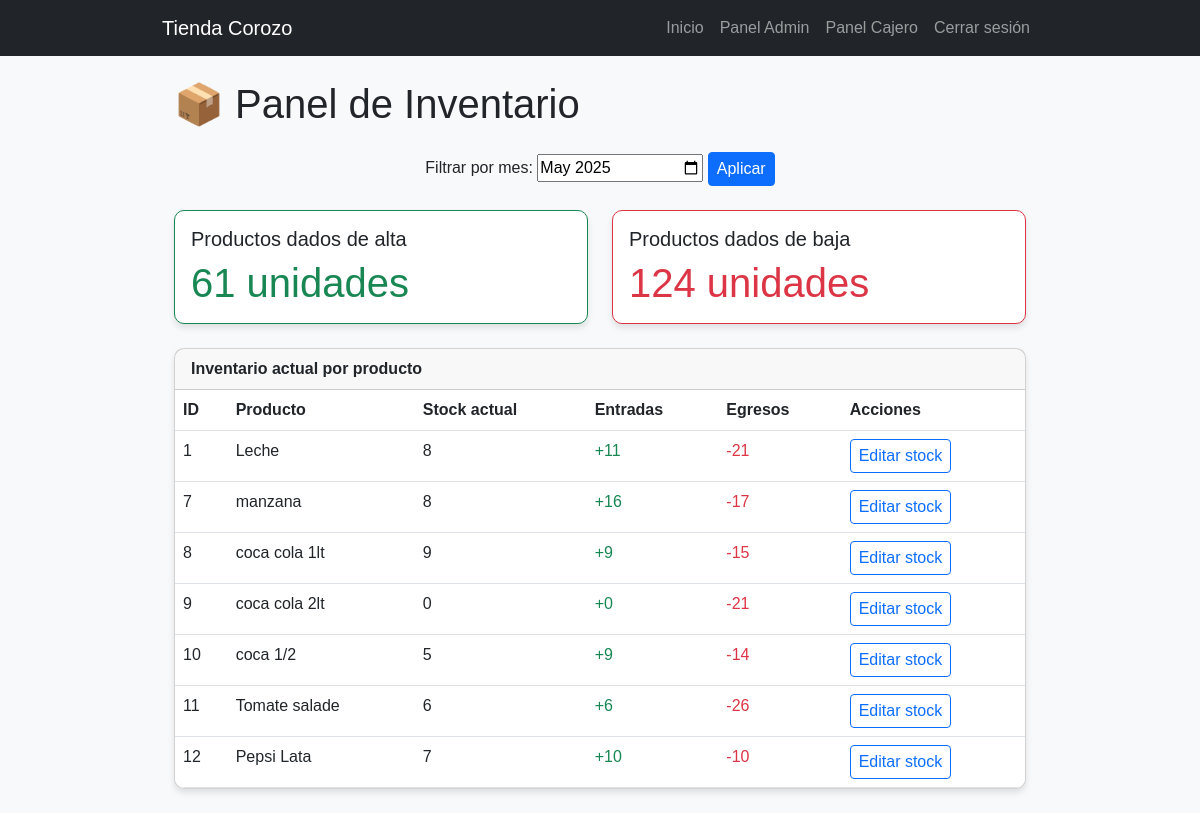
Screenshot of /dashboard/inventario/ (signed in) with the database file from the repository.
### tasks/models.py (models this page shows, shortened)
class Producto(models.Model):
    nombre = models.CharField(max_length=100)
    descripcion = models.TextField(default='Sin descripción')
    precio = models.DecimalField(max_digits=10, decimal_places=2)
    stock = models.IntegerField(default=0)
    codigo_barras = models.CharField(
        max_length=13,
        unique=True,
        validators=[codigo_barras_validator]
    )
    alerta_stock_enviada = models.BooleanField(default=False)
    proveedor = models.ForeignKey('Proveedor', on_delete=models.CASCADE, null=True, blank=True)
    imagen = models.ImageField(upload_to='productos/', blank=True, null=True)

### tasks/decorators.py (the view)
        @login_required
        def _wrapped_view(request, *args, **kwargs):
            try:
                usuario = Usuario.objects.get(user=request.user)
                if usuario.rol.nombre_rol in lista_roles or request.user.is_superuser:
                    return view_func(request, *args, **kwargs)
            except Usuario.DoesNotExist:
                pass
            return redirect('no_autorizado')

### tasks/context_processors.py (called while the page is built)
def rol_usuario(request):
    if request.user.is_authenticated:
        try:
            return {'user_rol': request.user.usuario.rol.nombre_rol}
        except:
            return {'user_rol': None}
    return {'user_rol': None}

### tasks/templates/panel_inventario.html (shortened to what this page needs)
{% extends 'base.html' %}
{% load static %}
{% block content %}
<div class="container">
  <h1 class="mb-4">📦 Panel de Inventario</h1>
  <form method="get" class="text-center mb-4">
    <label for="mes">Filtrar por mes:</label>
    <input type="month" id="mes" name="mes" value="{{ mes_actual }}">
    <button type="submit" class="btn btn-primary btn-sm">Aplicar</button>
  </form>
  <div class="row mb-4">
    <div class="col-md-6">
      <div class="card border-success">
        <div class="card-body">
          <h5 class="card-title">Productos dados de alta</h5>
          <p class="card-text display-6 text-success">{{ total_entradas }} unidades</p>
        </div>
      </div>
    </div>
    <div class="col-md-6">
      <div class="card border-danger">
        <div class="card-body">
          <h5 class="card-title">Productos dados de baja</h5>
          <p class="card-text display-6 text-danger">{{ total_egresos }} unidades</p>
        </div>
      </div>
    </div>
  </div>
  <div class="card mb-4">
    <div class="card-header fw-semibold">Inventario actual por producto</div>
    <div class="card-body p-0">
      <table class="table table-hover mb-0">
        <thead>
          <tr>
            <th>ID</th>
            <th>Producto</th>
            <th>Stock actual</th>
            <th>Entradas</th>
            <th>Egresos</th>
            <th>Acciones</th>
          </tr>
        </thead>
        <tbody>
          {% for item in inventario %}
          <tr>
            <td>{{ item.producto.id }}</td>
            <td>{{ item.producto.nombre }}</td>
            <td>{{ item.stock_actual }}</td>
            <td class="text-success">+{{ item.total_entradas }}</td>
            <td class="text-danger">-{{ item.total_egresos }}</td>
            <td>
              <a href="{% url 'actualizar_stock' item.producto.id %}" class="btn btn-sm btn-outline-primary">
                Editar stock
              </a>
            </td>
          </tr>
          {% empty %}
          <tr><td colspan="6" class="text-center">No hay productos registrados.</td></tr>
          {% endfor %}
        </tbody>
      </table>
    </div>
  </div>
</div>
{% endblock %}

### proyecto/tasks/static/css/base.css (style rules this page uses)
body { font-family: Arial, sans-serif; background-color: #f8f9fa; }
.container { max-width: 900px; margin: auto; }
.card { border-radius: 10px; box-shadow: 0 4px 6px rgba(0, 0, 0, 0.1); }
.table { border-radius: 10px; overflow: hidden; }
.btn { font-size: 16px; }

### rows the page displays
Producto: producto.id "1", producto.nombre "Leche", stock_actual "8", total_entradas "11", total_egresos "21"
Producto: producto.id "7", producto.nombre "manzana", stock_actual "8", total_entradas "16", total_egresos "17"
Producto: producto.id "8", producto.nombre "coca cola 1lt", stock_actual "9", total_entradas "9", total_egresos "15"
Producto: producto.id "9", producto.nombre "coca cola 2lt", stock_actual "0", total_entradas "0", total_egresos "21"
Producto: producto.id "10", producto.nombre "coca 1/2", stock_actual "5", total_entradas "9", total_egresos "14"
Producto: producto.id "11", producto.nombre "Tomate salade", stock_actual "6", total_entradas "6", total_egresos "26"
Producto: producto.id "12", producto.nombre "Pepsi Lata", stock_actual "7", total_entradas "10", total_egresos "10"

### other values shown
{{ total_entradas }} "61"
{{ total_egresos }} "124"
